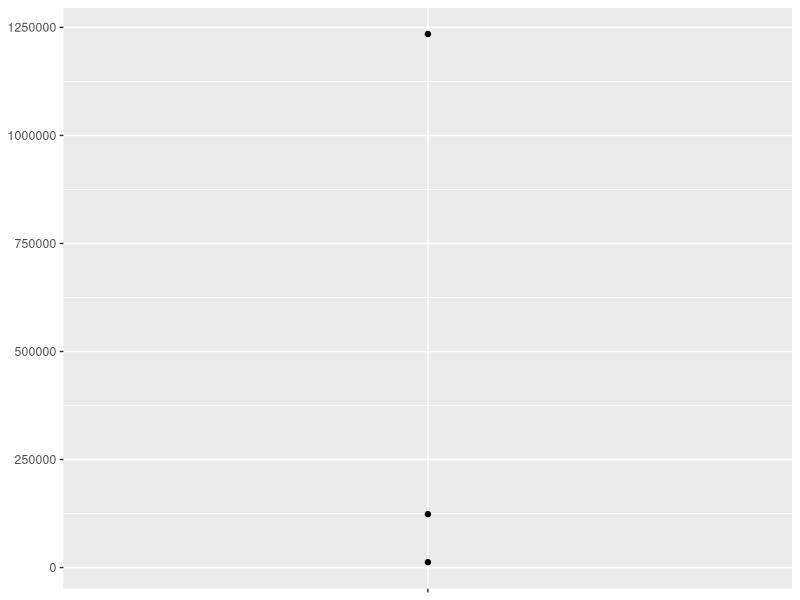
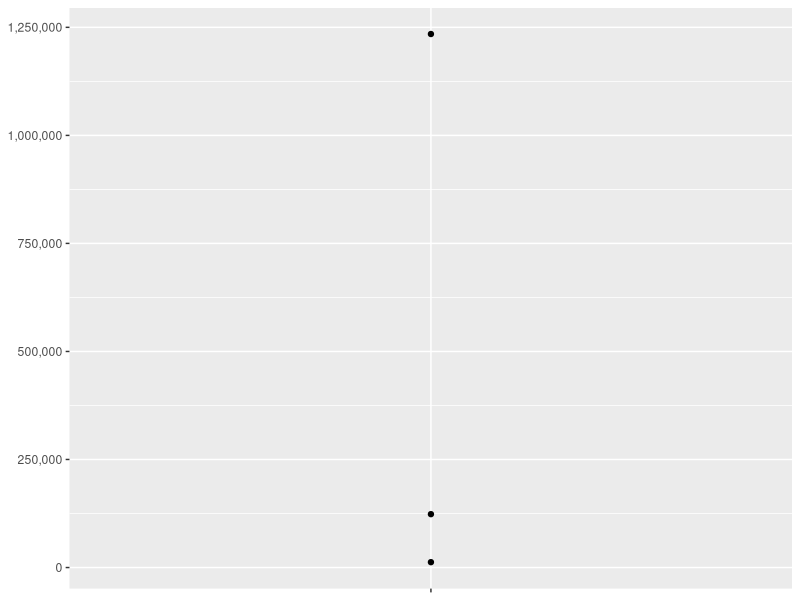
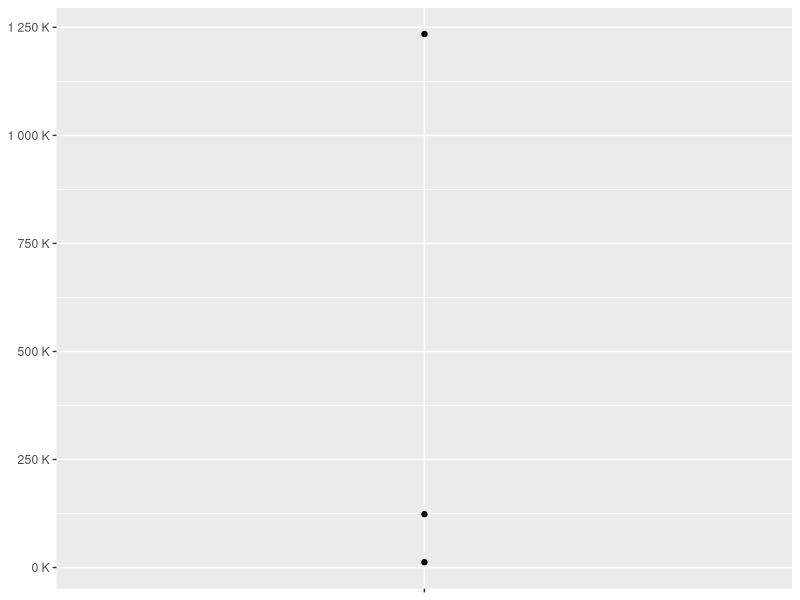
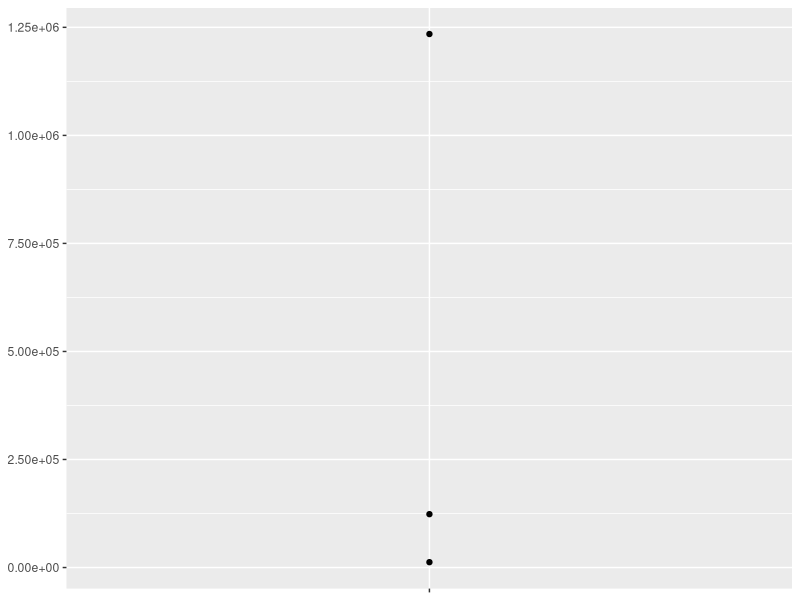
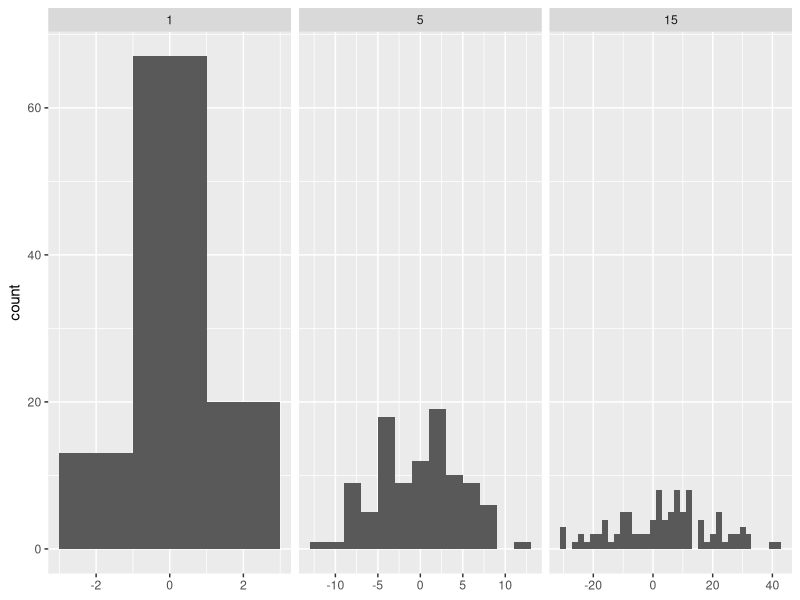
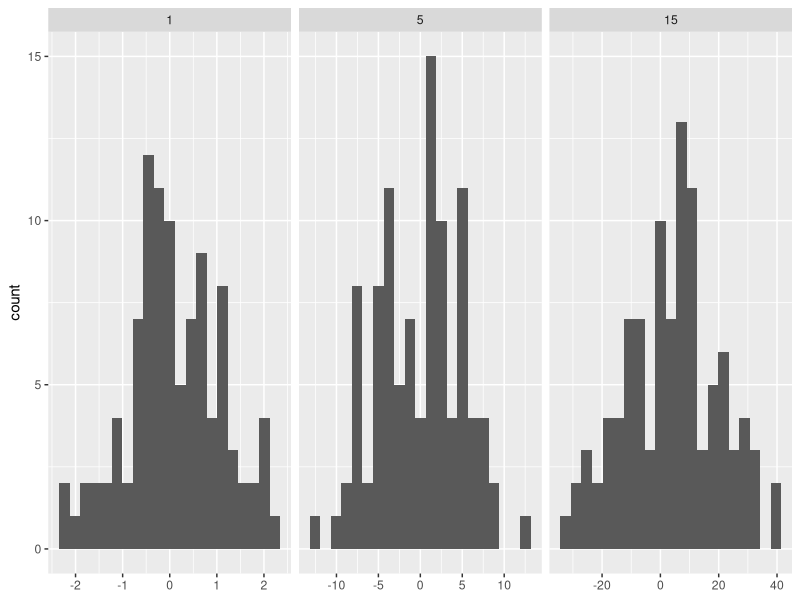
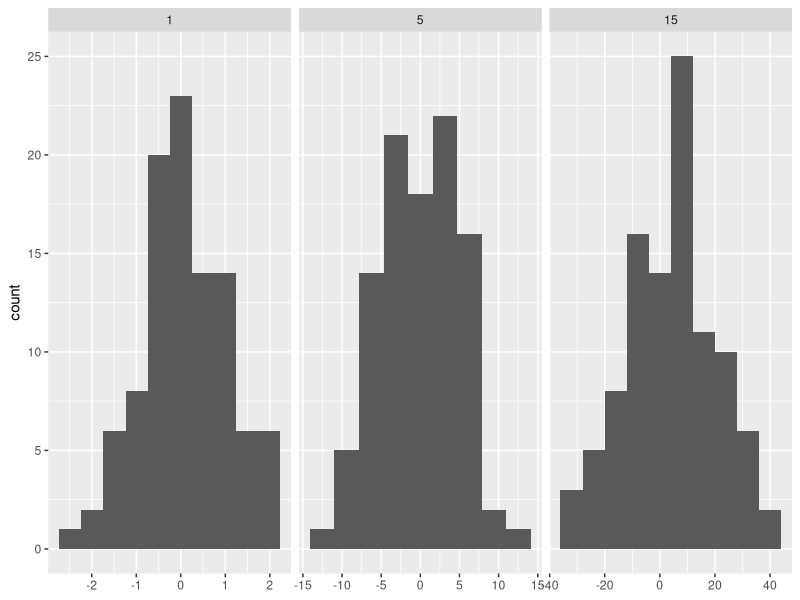

These figures' R source, in order:
## ---- chunk 1
power1 <- function(exp) {
  function(x) {
    x^exp
  }
}

square <- power1(2)
cube <- power1(3)
## ---- chunk 2
square(3)
cube(3)
## ---- chunk 3
library(rlang)
library(ggplot2)
library(scales)
## ---- chunk 4
square

cube
## ---- chunk 5
env_print(square)

env_print(cube)
## ---- chunk 6
fn_env(square)$exp

fn_env(cube)$exp
## ---- chunk 7
x <- 2
square <- power1(x)
x <- 3
## ---- chunk 8
square(2)
## ---- chunk 9
power2 <- function(exp) {
  force(exp)
  function(x) {
    x^exp
  }
}

x <- 2
square <- power2(x)
x <- 3
square(2)
## ---- chunk 10
new_counter <- function() {
  i <- 0

  function() {
    i <<- i + 1
    i
  }
}

counter_one <- new_counter()
counter_two <- new_counter()
## ---- chunk 11
counter_one()
counter_one()
counter_two()
## ---- chunk 12
f1 <- function(n) {
  x <- runif(n)
  m <- mean(x)
  function() m
}

g1 <- f1(1e6)
lobstr::obj_size(g1)

f2 <- function(n) {
  x <- runif(n)
  m <- mean(x)
  rm(x)
  function() m
}

g2 <- f2(1e6)
lobstr::obj_size(g2)
## ---- chunk 13
y <- c(12345, 123456, 1234567)
comma_format()(y)

number_format(scale = 1e-3, suffix = " K")(y)
## ---- chunk 14
df <- data.frame(x = 1, y = y)
core <- ggplot(df, aes(x, y)) +
  geom_point() +
  scale_x_continuous(breaks = 1, labels = NULL) +
  labs(x = NULL, y = NULL)

core
core + scale_y_continuous(
  labels = comma_format()
)
core + scale_y_continuous(
  labels = number_format(scale = 1e-3, suffix = " K")
)
core + scale_y_continuous(
  labels = scientific_format()
)
## ---- chunk 15
# construct some sample data with very different numbers in each cell
sd <- c(1, 5, 15)
n <- 100

df <- data.frame(x = rnorm(3 * n, sd = sd), sd = rep(sd, n))

ggplot(df, aes(x)) +
  geom_histogram(binwidth = 2) +
  facet_wrap(~sd, scales = "free_x") +
  labs(x = NULL)
## ---- chunk 16
binwidth_bins <- function(n) {
  force(n)

  function(x) {
    (max(x) - min(x)) / n
  }
}

ggplot(df, aes(x)) +
  geom_histogram(binwidth = binwidth_bins(20)) +
  facet_wrap(~sd, scales = "free_x") +
  labs(x = NULL)
## ---- chunk 17
base_bins <- function(type) {
  fun <- switch(type,
    Sturges = nclass.Sturges,
    scott = nclass.scott,
    FD = nclass.FD,
    stop("Unknown type", call. = FALSE)
  )

  function(x) {
    (max(x) - min(x)) / fun(x)
  }
}

ggplot(df, aes(x)) +
  geom_histogram(binwidth = base_bins("FD")) +
  facet_wrap(~sd, scales = "free_x") +
  labs(x = NULL)
## ---- chunk 18
plot_dev <- function(ext, dpi = 96) {
  force(dpi)

  switch(ext,
    eps = ,
    ps = function(path, ...) {
      grDevices::postscript(
        file = filename, ..., onefile = FALSE,
        horizontal = FALSE, paper = "special"
      )
    },
    pdf = function(filename, ...) grDevices::pdf(file = filename, ...),
    svg = function(filename, ...) svglite::svglite(file = filename, ...),
    emf = ,
    wmf = function(...) grDevices::win.metafile(...),
    png = function(...) grDevices::png(..., res = dpi, units = "in"),
    jpg = ,
    jpeg = function(...) grDevices::jpeg(..., res = dpi, units = "in"),
    bmp = function(...) grDevices::bmp(..., res = dpi, units = "in"),
    tiff = function(...) grDevices::tiff(..., res = dpi, units = "in"),
    stop("Unknown graphics extension: ", ext, call. = FALSE)
  )
}

plot_dev("pdf")
plot_dev("png")
